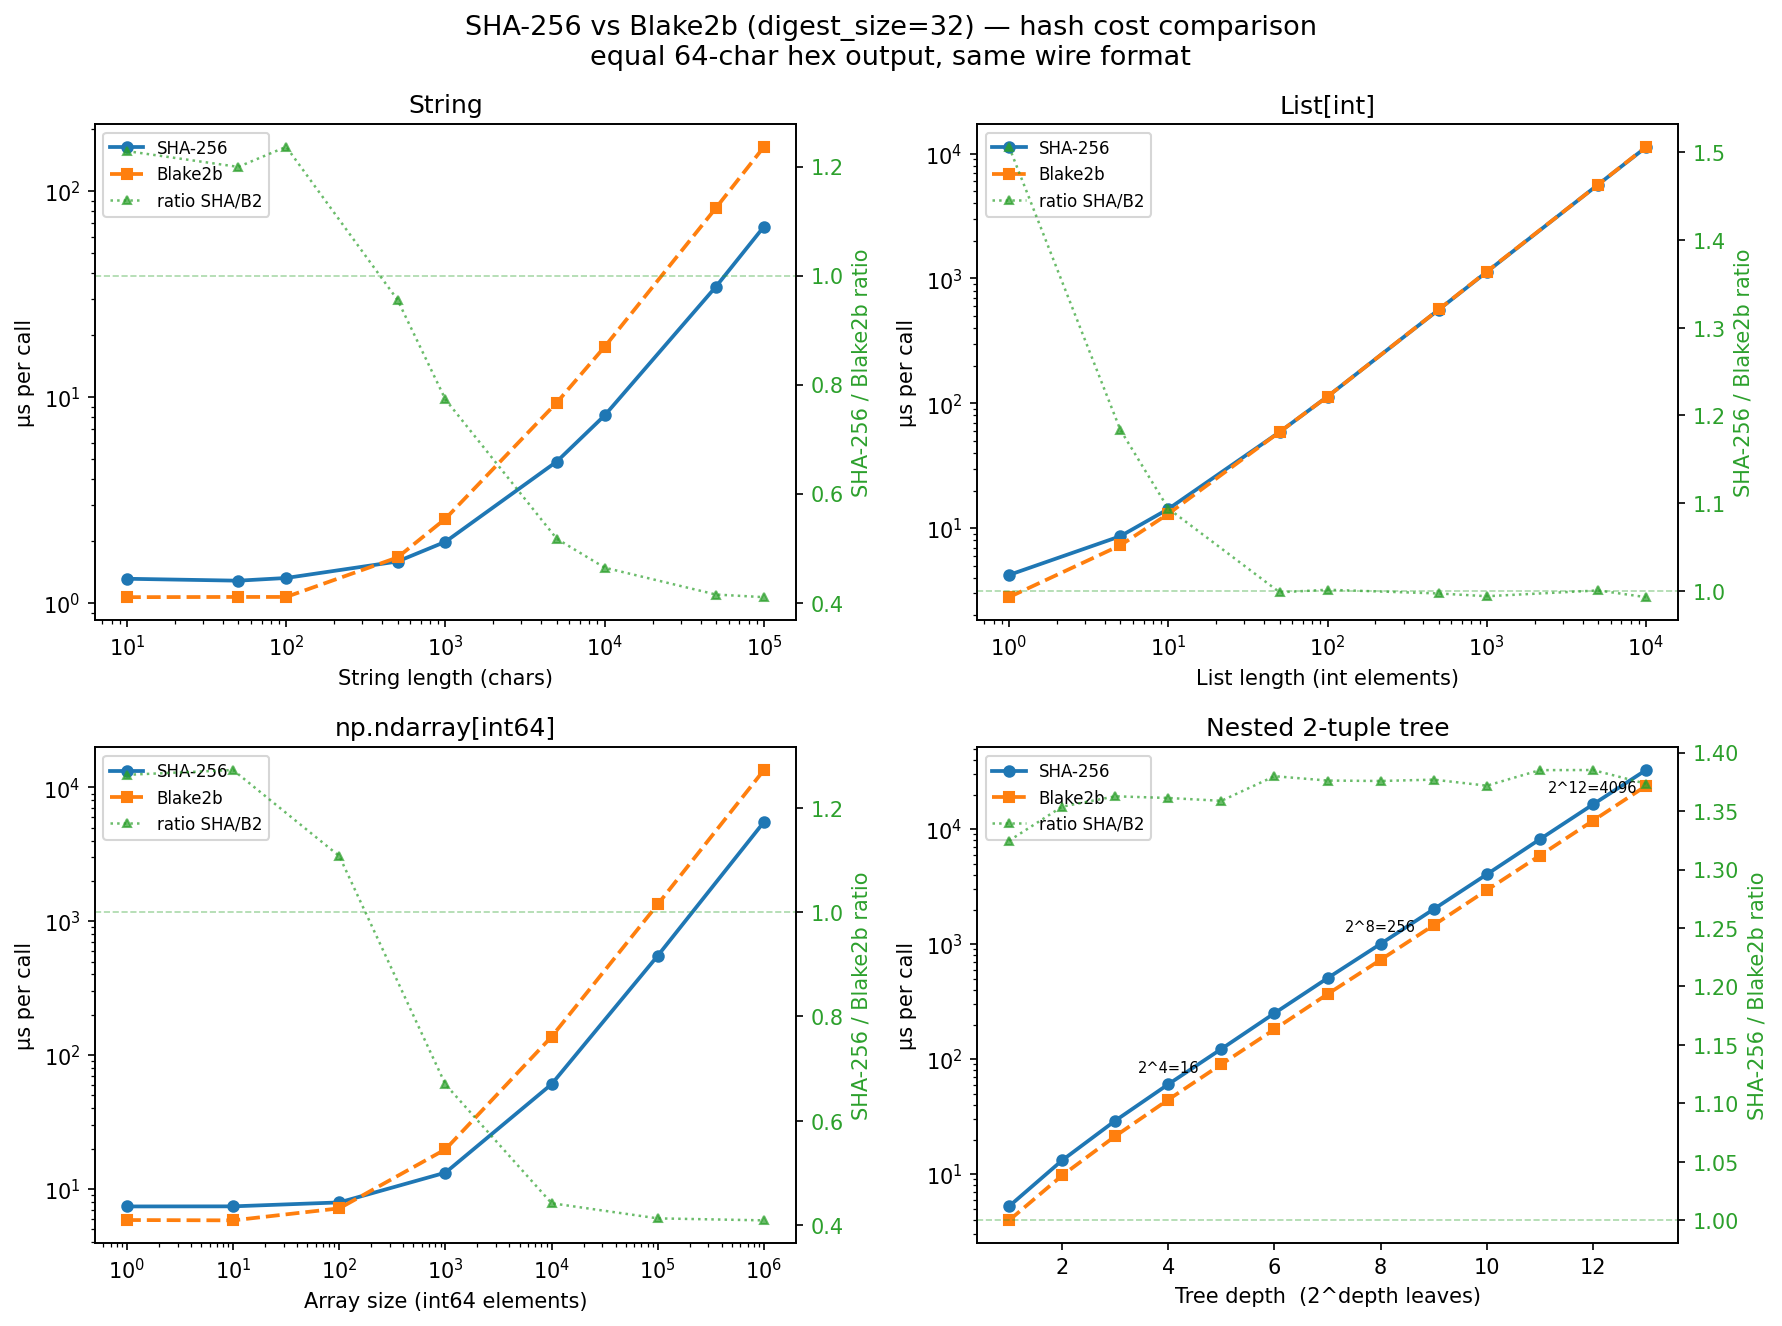

Generate this figure with Python:
"""Blake2b vs SHA-256 performance comparison for the fleche digest function.

Run from the benchmarks/ directory:
    python blake2_comparison.py

Generates 4 plots saved to benchmarks/blake2_comparison.png:
  1. Hash cost vs string length
  2. Hash cost vs list length (integer elements)
  3. Hash cost vs numpy array size
  4. Hash cost vs nested 2-tuple tree depth
"""
import cmath
import hashlib
import numbers
import os
import struct
import sys
import timeit
from collections.abc import Iterable, Mapping
from numbers import Number

import matplotlib
matplotlib.use("Agg")
import matplotlib.pyplot as plt
import numpy as np

sys.path.insert(0, os.path.join(os.path.dirname(__file__), "..", "src"))
from fleche.digest import _digest_bytes, digest as digest_sha256  # noqa: E402

# ---------------------------------------------------------------------------
# Blake2b drop-in — identical wire format, only the hash primitive differs
# ---------------------------------------------------------------------------

def _blake2b_bytes(value):
    """Mirrors fleche.digest._digest_bytes but uses blake2b(digest_size=32).

    digest_size=32 matches SHA-256's 32-byte output, so both functions return
    a 64-character hex string — an equal-sized digest.
    """
    m = hashlib.blake2b(digest_size=32)
    t = type(value)
    m.update(t.__name__.encode())
    match value:
        case int():
            m.update(
                value.to_bytes(
                    (value.bit_length() + 8) // 8, byteorder="little", signed=True
                )
            )
        case str():
            m.update(value.encode())
        case None:
            m.update(b"__None__")
        case Number():
            if cmath.isnan(value):
                if isinstance(value, numbers.Complex):
                    m.update(struct.pack("<dd", value.real, value.imag))
                else:
                    m.update(struct.pack("<d", value))
            else:
                return _blake2b_bytes(hash(value))
        case bytes():
            m.update(value)
        case np.ndarray():
            m.update(_blake2b_bytes(value.dtype.str))
            m.update(_blake2b_bytes(value.shape))
            m.update(value.tobytes())
        case Mapping():
            sorted_items = sorted(
                ((_blake2b_bytes(k), k, v) for k, v in value.items()),
                key=lambda item: item[0],
            )
            for k_bytes, k, v in sorted_items:
                m.update(k_bytes)
                m.update(_blake2b_bytes(v))
        case Iterable():
            for v in value:
                m.update(_blake2b_bytes(v))
        case _:
            raise ValueError(f"Cannot digest {type(value)}")
    return m.hexdigest().encode()


def digest_blake2b(value):
    return _blake2b_bytes(value).decode()


# ---------------------------------------------------------------------------
# Measurement helpers
# ---------------------------------------------------------------------------

REPEAT = 5
MIN_SECONDS = 0.2  # autorange target


def measure(fn, value, *, repeat=REPEAT):
    """Return median µs per call for fn(value)."""
    timer = timeit.Timer(lambda: fn(value))
    n, _ = timer.autorange()
    # autorange can under-shoot for very fast calls; ensure at least MIN_SECONDS
    while True:
        total = sum(timer.repeat(repeat=1, number=n))
        if total >= MIN_SECONDS:
            break
        n *= 2
    times = timer.repeat(repeat=repeat, number=n)
    return sorted(times)[repeat // 2] / n * 1e6  # median µs


# ---------------------------------------------------------------------------
# Input generators
# ---------------------------------------------------------------------------

def make_string(n):
    return "x" * n


def make_list(n):
    return list(range(n))


def make_array(n):
    return np.arange(n, dtype=np.int64)


def make_tree(depth):
    """Build a balanced binary tree of 2-tuples.

    depth=0  → leaf int 0
    depth=1  → (0, 1)
    depth=2  → ((0, 1), (2, 3))
    depth=d  → 2^d leaf integers
    """
    if depth == 0:
        return 0
    left = make_tree(depth - 1)
    right = make_tree(depth - 1)
    return (left, right)


# ---------------------------------------------------------------------------
# Benchmark sweeps
# ---------------------------------------------------------------------------

STRING_SIZES = [10, 50, 100, 500, 1_000, 5_000, 10_000, 50_000, 100_000]
LIST_SIZES   = [1, 5, 10, 50, 100, 500, 1_000, 5_000, 10_000]
ARRAY_SIZES  = [1, 10, 100, 1_000, 10_000, 100_000, 1_000_000]
TREE_DEPTHS  = list(range(1, 14))  # 2 to 8192 leaves


def run_sweep(make_fn, sizes, label):
    sha_times, b2_times = [], []
    for sz in sizes:
        val = make_fn(sz)
        sha_times.append(measure(digest_sha256, val))
        b2_times.append(measure(digest_blake2b, val))
        print(f"  {label}  size={sz:>8d}  sha256={sha_times[-1]:.2f}µs  blake2b={b2_times[-1]:.2f}µs")
    return sha_times, b2_times


# ---------------------------------------------------------------------------
# Main
# ---------------------------------------------------------------------------

def main():
    print("=== String sweep ===")
    sha_str,  b2_str  = run_sweep(make_string, STRING_SIZES, "string")
    print("=== List sweep ===")
    sha_list, b2_list = run_sweep(make_list, LIST_SIZES, "list  ")
    print("=== Array sweep ===")
    sha_arr,  b2_arr  = run_sweep(make_array, ARRAY_SIZES, "array ")
    print("=== Tree-depth sweep ===")
    sha_tree, b2_tree = [], []
    for d in TREE_DEPTHS:
        tree = make_tree(d)
        sha_tree.append(measure(digest_sha256, tree))
        b2_tree.append(measure(digest_blake2b, tree))
        print(f"  tree  depth={d:>3d}  sha256={sha_tree[-1]:.2f}µs  blake2b={b2_tree[-1]:.2f}µs")

    # -----------------------------------------------------------------------
    # Plotting
    # -----------------------------------------------------------------------
    fig, axes = plt.subplots(2, 2, figsize=(12, 9))
    fig.suptitle(
        "SHA-256 vs Blake2b (digest_size=32) — hash cost comparison\n"
        "equal 64-char hex output, same wire format",
        fontsize=13,
    )

    specs = [
        (axes[0, 0], STRING_SIZES, sha_str,  b2_str,  "String length (chars)", "String"),
        (axes[0, 1], LIST_SIZES,   sha_list, b2_list, "List length (int elements)", "List[int]"),
        (axes[1, 0], ARRAY_SIZES,  sha_arr,  b2_arr,  "Array size (int64 elements)", "np.ndarray[int64]"),
    ]

    for ax, xs, sha_t, b2_t, xlabel, title in specs:
        ratio = [s / b for s, b in zip(sha_t, b2_t)]
        ax2 = ax.twinx()
        ax.plot(xs, sha_t,  "o-",  color="tab:blue",   label="SHA-256",  lw=1.8, ms=5)
        ax.plot(xs, b2_t,   "s--", color="tab:orange",  label="Blake2b",  lw=1.8, ms=5)
        ax2.plot(xs, ratio, "^:",  color="tab:green",   label="ratio SHA/B2", lw=1.2, ms=4, alpha=0.7)
        ax.set_xscale("log")
        ax.set_yscale("log")
        ax.set_xlabel(xlabel)
        ax.set_ylabel("µs per call")
        ax2.set_ylabel("SHA-256 / Blake2b ratio", color="tab:green")
        ax2.tick_params(axis="y", labelcolor="tab:green")
        ax2.axhline(1.0, color="tab:green", lw=0.8, ls="--", alpha=0.4)
        ax.set_title(title)
        lines1, labels1 = ax.get_legend_handles_labels()
        lines2, labels2 = ax2.get_legend_handles_labels()
        ax.legend(lines1 + lines2, labels1 + labels2, fontsize=8)

    # Tree-depth plot
    ax = axes[1, 1]
    leaves = [2**d for d in TREE_DEPTHS]
    ratio_tree = [s / b for s, b in zip(sha_tree, b2_tree)]
    ax2 = ax.twinx()
    ax.plot(TREE_DEPTHS, sha_tree,  "o-",  color="tab:blue",   label="SHA-256",  lw=1.8, ms=5)
    ax.plot(TREE_DEPTHS, b2_tree,   "s--", color="tab:orange",  label="Blake2b",  lw=1.8, ms=5)
    ax2.plot(TREE_DEPTHS, ratio_tree, "^:", color="tab:green", label="ratio SHA/B2", lw=1.2, ms=4, alpha=0.7)
    ax.set_yscale("log")
    ax.set_xlabel("Tree depth  (2^depth leaves)")
    ax.set_ylabel("µs per call")
    ax2.set_ylabel("SHA-256 / Blake2b ratio", color="tab:green")
    ax2.tick_params(axis="y", labelcolor="tab:green")
    ax2.axhline(1.0, color="tab:green", lw=0.8, ls="--", alpha=0.4)

    # annotate with leaf counts at a few depths
    for d in [4, 8, 12]:
        if d <= TREE_DEPTHS[-1]:
            ax.annotate(
                f"2^{d}={2**d}",
                xy=(d, max(sha_tree[d - 1], b2_tree[d - 1])),
                xytext=(0, 6),
                textcoords="offset points",
                ha="center",
                fontsize=7,
            )

    ax.set_title("Nested 2-tuple tree")
    lines1, labels1 = ax.get_legend_handles_labels()
    lines2, labels2 = ax2.get_legend_handles_labels()
    ax.legend(lines1 + lines2, labels1 + labels2, fontsize=8)

    plt.tight_layout()
    out = os.path.join(os.path.dirname(__file__), "blake2_comparison.png")
    plt.savefig(out, dpi=150, bbox_inches="tight")
    print(f"\nPlot saved to {out}")


if __name__ == "__main__":
    main()
